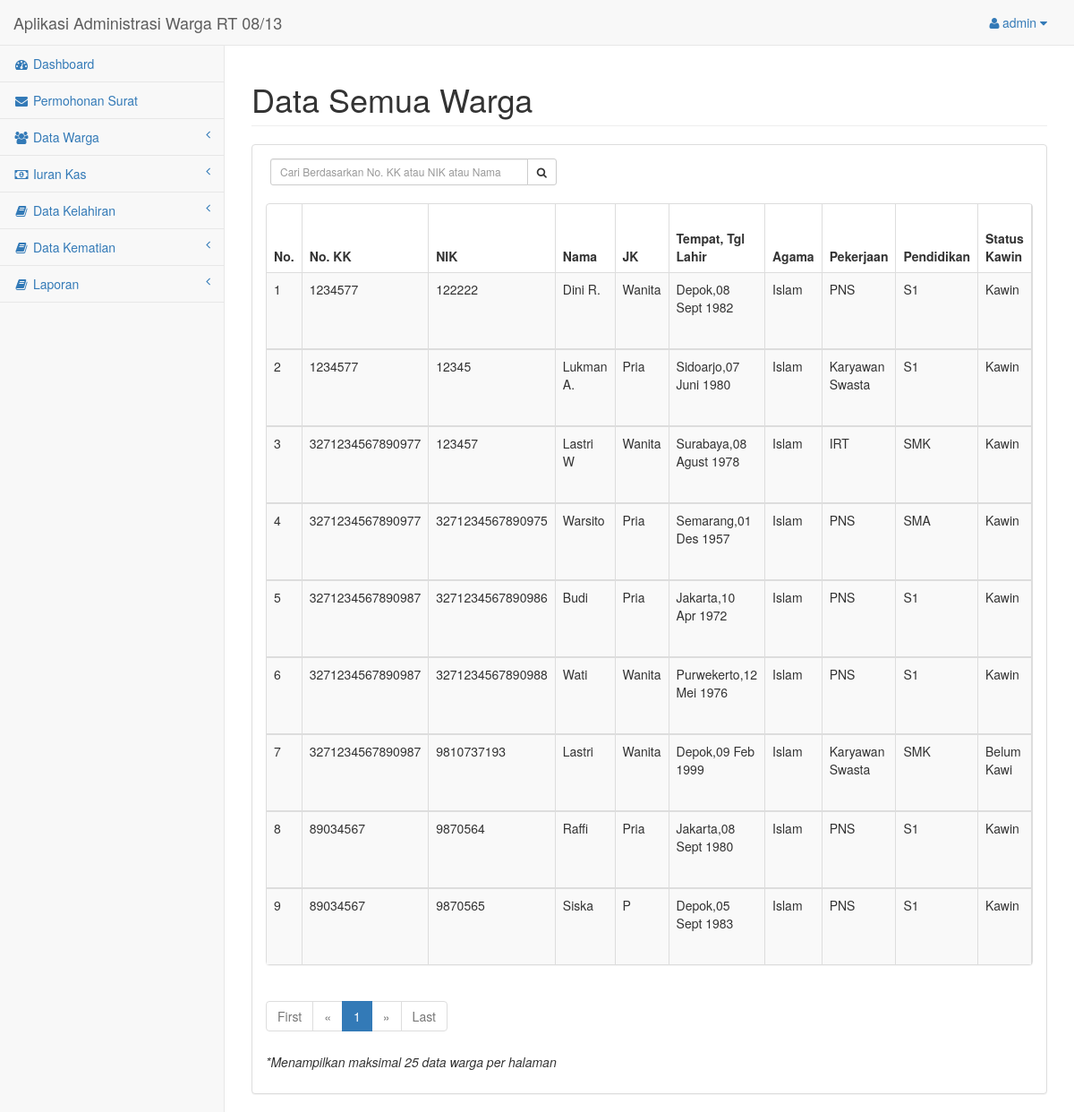
Page /halaman_admin/warga-list.php (signed in) on the committed database.
### tables this page shows
CREATE TABLE `tabel_warga` (
  `no_kk` varchar(30) NOT NULL,
  `nik` varchar(30) NOT NULL,
  `nama` varchar(50) NOT NULL,
  `jk` varchar(10) NOT NULL,
  `tempat_lahir` varchar(20) NOT NULL,
  `tgl_lahir` varchar(30) NOT NULL,
  `agama` varchar(20) NOT NULL,
  `pekerjaan` varchar(20) NOT NULL,
  `pendidikan` varchar(20) NOT NULL,
  `status_kawin` varchar(12) NOT NULL,
  `status_keluarga` varchar(20) NOT NULL
);

### halaman_admin/function.php (called while the page is built, shortened)
<?php
function tanggal_tabel($tanggal){
	$bulan = array(1 => 'Jan', 'Feb', 'Mar', 'Apr', 'Mei', 'Juni', 'Juli', 'Agust', 'Sept', 'Okt', 'Nov', 'Des');
	$split = explode('-', $tanggal);
	return $split[2] . ' ' . $bulan[(int)$split[1]] . ' ' . $split[0];
}
?>

### halaman_admin/warga-list.php (the view, shortened to what this page needs)
<?php
include("layout-header.php");
include("function.php");
?>
<div id="page-wrapper">
    <div class="row">
        <div class="col-lg-12">
            <h1 class="page-header">Data Semua Warga</h1>
        </div>
    </div>
    <div class="row">
        <div class="col-lg-12">
            <div class="panel panel-default">
                <div class="panel-body">
                    <div class="row">
                        <div class="row">
                           <div class="box-tools" style="width: 320px; margin-left: 35px; margin-bottom: 20px;">
                            <form action="warga-list.php" method="GET">
                                <div class="input-group">
                                    <input type='text' class="form-control input-sm pull-right" name='qcari' placeholder='Cari Berdasarkan No. KK atau NIK atau Nama' required />
                                    <div class="input-group-btn">
                                        <button class="btn btn-sm btn-default" type="submit"><i class="fa fa-search"></i></button>
                                    </div>
                                </div>
                            </form>
                        </div>
                    </div>
                    <div class="col-lg-12">
                        <div class="panel panel-default">
                            <div class="table-responsive">
                                <table class="table table-striped table-bordered table-hover">
                                    <?php
                                    $page = (isset($_GET['page'])) ? $_GET['page'] : 1;
                                        $limit = 25;
                                        $limit_start = ($page - 1) * $limit;
                                        if(isset($_GET['qcari'])){
                                            $qcari = $_GET['qcari'];
                                            $sql = "SELECT * FROM tabel_warga WHERE no_kk like '%$qcari%' or nik like '%$qcari%' or nama like '%$qcari%' LIMIT ".$limit_start.",".$limit;
                                        } else{
                                            $sql = "SELECT * FROM tabel_warga LIMIT ".$limit_start.",".$limit;
                                        }
                                        $query = mysqli_query($koneksi, $sql);
                                        if (mysqli_num_rows($query) < 1) {
                                            echo "Tidak Ada Data";
                                        } else {
                                            echo "<thead>";
                                            echo "<tr>";
                                            echo "<th>No.</th>";
                                            echo "<th>No. KK</th>";
                                            echo "<th>NIK</th>";
                                            echo "<th>Nama</th>";
                                            echo "<th>JK</th>";
                                            echo "<th>Tempat, Tgl Lahir</th>";
                                            echo "<th>Agama</th>";
                                            echo "<th>Pekerjaan</th>";
                                            echo "<th>Pendidikan</th>";
                                            echo "<th>Status Kawin</th>";
                                            echo "</tr>";
                                            echo "</thead>";
                                        }
                                        $no = 1;
                                        while ($row = mysqli_fetch_array($query)){
                                            echo "<tbody>";
                                            echo "<tr>";
                                            echo "<td>".$no++."</td>";
                                            echo "<td>".$row['no_kk']."</td>";
                                            echo "<td>".$row['nik']."</td>";
                                            echo "<td>".$row['nama']."</td>";
                                            echo "<td>".$row['jk']."</td>";
                                            echo "<td>".$row['tempat_lahir'].",".tanggal_tabel($row['tgl_lahir'])."</td>";
                                            echo "<td>".$row['agama']."</td>";
                                            echo "<td>".$row['pekerjaan']."</td>";
                                            echo "<td>".$row['pendidikan']."</td>";
                                            echo "<td>".$row['status_kawin']."</td>";
                                            echo "</tr>";
                                            echo "</tbody>";
                                        }
                                        ?>
                                    </div>
                                </div>
                            </div>
                        </div>
                </div>
            </div>
            <div class="row">
                <div class="col-lg-6">
                                <ul class="pagination">
                                    <?php
                                if ($page == 1) {
                                    ?>
                                    <li class="disabled"><a href="#">First</a></li>
                                    <li class="disabled"><a href="#">&laquo;</a></li>
                                    <?php
                                } else {
                                    $link_prev = ($page > 1) ? $page - 1 : 1;
                                    ?>
                                    <li><a href="warga-list.php?page=1">First</a></li>
                                    <li><a href="warga-list?page=<?php echo $link_prev; ?>">&laquo;</a></li>
                                    <?php
                                }
                                ?>
                                <?php
                                $sql2 = "SELECT COUNT(*) AS jmlh FROM tabel_warga";
                                $query2 = mysqli_query($koneksi, $sql2);
                                $get_jumlah = mysqli_fetch_array($query2);
                                $jumlah_page = ceil($get_jumlah['jmlh'] / $limit);
                                $jumlah_number = 3;
                                $start_number = ($page > $jumlah_number) ? $page - $jumlah_number : 1;
                                $end_number = ($page < ($jumlah_page - $jumlah_number)) ? $page + $jumlah_number : $jumlah_page;
                                for ($i = $start_number; $i <= $end_number; $i++) {
                                    $link_active = ($page == $i) ? 'class="active"' : '';
                                    ?>
                                    <li <?php echo $link_active; ?>><a href="warga-list.php?page=<?php echo $i; ?>"><?php echo $i; ?></a></li>
                                    <?php
                                }
                                ?>
                                <?php
                                if ($page == $jumlah_page) {
                                    ?>
                                    <li class="disabled"><a href="#">&raquo;</a></li>
                                    <li class="disabled"><a href="#">Last</a></li>
                                    <?php
                                } else {
                                    $link_next = ($page < $jumlah_page) ? $page + 1 : $jumlah_page;
                                    ?>
                                    <li><a href="warga-list.php?page=<?php echo $link_next; ?>">&raquo;</a></li>
                                    <li><a href="warga-list.php?page=<?php echo $jumlah_page; ?>">Last</a></li>
                                    <?php
                                }
                                ?>
                            </ul>
                        </div>
                    </div>
                    <p><i>*Menampilkan maksimal 25 data warga per halaman</i></p>
                </div>
            </div>
        </div>
    </div>
<?php include("layout-footer.php"); ?>

### rows in the picture
tabel_warga: no_kk "1234577", nik "122222", nama "Dini R.", jk "Wanita", tempat_lahir "Depok", tgl_lahir "08 Sept 1982", agama "Islam", pekerjaan "PNS", pendidikan "S1", status_kawin "Kawin"
tabel_warga: no_kk "1234577", nik "12345", nama "Lukman A.", jk "Pria", tempat_lahir "Sidoarjo", tgl_lahir "07 Juni 1980", agama "Islam", pekerjaan "Karyawan Swasta", pendidikan "S1", status_kawin "Kawin"
tabel_warga: no_kk "3271234567890977", nik "123457", nama "Lastri W", jk "Wanita", tempat_lahir "Surabaya", tgl_lahir "08 Agust 1978", agama "Islam", pekerjaan "IRT", pendidikan "SMK", status_kawin "Kawin"
tabel_warga: no_kk "3271234567890977", nik "3271234567890975", nama "Warsito", jk "Pria", tempat_lahir "Semarang", tgl_lahir "01 Des 1957", agama "Islam", pekerjaan "PNS", pendidikan "SMA", status_kawin "Kawin"
tabel_warga: no_kk "3271234567890987", nik "3271234567890986", nama "Budi", jk "Pria", tempat_lahir "Jakarta", tgl_lahir "10 Apr 1972", agama "Islam", pekerjaan "PNS", pendidikan "S1", status_kawin "Kawin"
tabel_warga: no_kk "3271234567890987", nik "3271234567890988", nama "Wati", jk "Wanita", tempat_lahir "Purwekerto", tgl_lahir "12 Mei 1976", agama "Islam", pekerjaan "PNS", pendidikan "S1", status_kawin "Kawin"
tabel_warga: no_kk "3271234567890987", nik "9810737193", nama "Lastri", jk "Wanita", tempat_lahir "Depok", tgl_lahir "09 Feb 1999", agama "Islam", pekerjaan "Karyawan Swasta", pendidikan "SMK", status_kawin "Belum Kawi"
tabel_warga: no_kk "89034567", nik "9870564", nama "Raffi", jk "Pria", tempat_lahir "Jakarta", tgl_lahir "08 Sept 1980", agama "Islam", pekerjaan "PNS", pendidikan "S1", status_kawin "Kawin"
tabel_warga: no_kk "89034567", nik "9870565", nama "Siska", jk "P", tempat_lahir "Depok", tgl_lahir "05 Sept 1983", agama "Islam", pekerjaan "PNS", pendidikan "S1", status_kawin "Kawin"

### other values in the picture
$_SESSION['username'] "admin"
